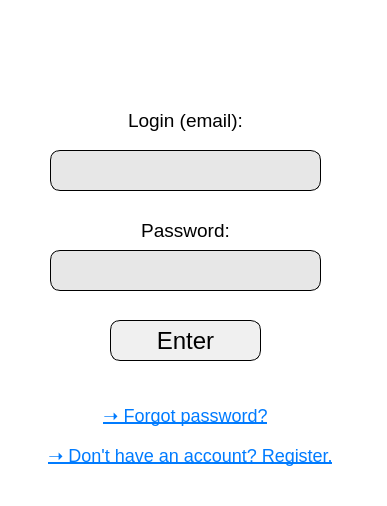
<?xml version="1.0" encoding="UTF-8"?>
<ui version="4.0">
 <class>LoginWindow</class>
 <widget class="QDialog" name="LoginWindow">
  <property name="geometry">
   <rect>
    <x>0</x>
    <y>0</y>
    <width>387</width>
    <height>506</height>
   </rect>
  </property>
  <property name="minimumSize">
   <size>
    <width>387</width>
    <height>506</height>
   </size>
  </property>
  <property name="maximumSize">
   <size>
    <width>387</width>
    <height>506</height>
   </size>
  </property>
  <property name="windowTitle">
   <string>Dialog</string>
  </property>
  <property name="styleSheet">
   <string notr="true">background-color:rgb(255, 255, 255);</string>
  </property>
  <widget class="QLabel" name="LabelLogo">
   <property name="geometry">
    <rect>
     <x>60</x>
     <y>0</y>
     <width>271</width>
     <height>81</height>
    </rect>
   </property>
   <property name="text">
    <string/>
   </property>
  </widget>
  <widget class="QLabel" name="LoginLabel">
   <property name="geometry">
    <rect>
     <x>70</x>
     <y>90</y>
     <width>231</width>
     <height>61</height>
    </rect>
   </property>
   <property name="styleSheet">
    <string notr="true">font-size: 24px;
</string>
   </property>
   <property name="text">
    <string>&lt;html&gt;&lt;head/&gt;&lt;body&gt;&lt;p align=&quot;center&quot;&gt;&lt;span style=&quot; font-size:14pt;&quot;&gt;Login (email):&lt;/span&gt;&lt;/p&gt;&lt;/body&gt;&lt;/html&gt;</string>
   </property>
  </widget>
  <widget class="QLineEdit" name="LoginLine">
   <property name="geometry">
    <rect>
     <x>50</x>
     <y>150</y>
     <width>271</width>
     <height>41</height>
    </rect>
   </property>
   <property name="styleSheet">
    <string notr="true">font-size: 24px;
border-radius: 10px;
background-color: rgb(231, 231, 231);
border: 1px solid rgb(0, 0, 0);</string>
   </property>
   <property name="text">
    <string/>
   </property>
   <property name="echoMode">
    <enum>QLineEdit::Normal</enum>
   </property>
  </widget>
  <widget class="QLabel" name="PasswordLabel">
   <property name="geometry">
    <rect>
     <x>70</x>
     <y>200</y>
     <width>231</width>
     <height>61</height>
    </rect>
   </property>
   <property name="styleSheet">
    <string notr="true">font-size: 24px;
</string>
   </property>
   <property name="text">
    <string>&lt;html&gt;&lt;head/&gt;&lt;body&gt;&lt;p align=&quot;center&quot;&gt;&lt;span style=&quot; font-size:14pt;&quot;&gt;Password:&lt;/span&gt;&lt;/p&gt;&lt;/body&gt;&lt;/html&gt;</string>
   </property>
  </widget>
  <widget class="QLineEdit" name="PasswordLine">
   <property name="geometry">
    <rect>
     <x>50</x>
     <y>250</y>
     <width>271</width>
     <height>41</height>
    </rect>
   </property>
   <property name="styleSheet">
    <string notr="true">font-size: 24px;
border-radius: 10px;
background-color: rgb(231, 231, 231);
border: 1px solid rgb(0, 0, 0);</string>
   </property>
   <property name="text">
    <string/>
   </property>
   <property name="echoMode">
    <enum>QLineEdit::Password</enum>
   </property>
  </widget>
  <widget class="QPushButton" name="EnterButton">
   <property name="geometry">
    <rect>
     <x>110</x>
     <y>320</y>
     <width>151</width>
     <height>41</height>
    </rect>
   </property>
   <property name="styleSheet">
    <string notr="true">font-size: 24px;
border-radius: 10px;
background-color: rgb(240, 240, 240);
border: 1px solid rgb(0, 0, 0);</string>
   </property>
   <property name="text">
    <string>Enter</string>
   </property>
  </widget>
  <widget class="QPushButton" name="ForgotPasswordButton">
   <property name="geometry">
    <rect>
     <x>50</x>
     <y>400</y>
     <width>271</width>
     <height>31</height>
    </rect>
   </property>
   <property name="cursor">
    <cursorShape>ArrowCursor</cursorShape>
   </property>
   <property name="styleSheet">
    <string notr="true">background-color: white;
border: 1px solid rgb(255, 255, 255);
color: rgb(0, 123, 255);
text-decoration: underline;
font-size: 18px;</string>
   </property>
   <property name="text">
    <string>➝ Forgot password?</string>
   </property>
  </widget>
  <widget class="QPushButton" name="RegistrationButton">
   <property name="geometry">
    <rect>
     <x>20</x>
     <y>440</y>
     <width>341</width>
     <height>31</height>
    </rect>
   </property>
   <property name="cursor">
    <cursorShape>ArrowCursor</cursorShape>
   </property>
   <property name="styleSheet">
    <string notr="true">background-color: white;
border: 1px solid rgb(255, 255, 255);
color: rgb(0, 123, 255);
text-decoration: underline;
font-size: 18px;</string>
   </property>
   <property name="text">
    <string>➝ Don't have an account? Register.</string>
   </property>
  </widget>
 </widget>
 <resources/>
 <connections/>
</ui>
